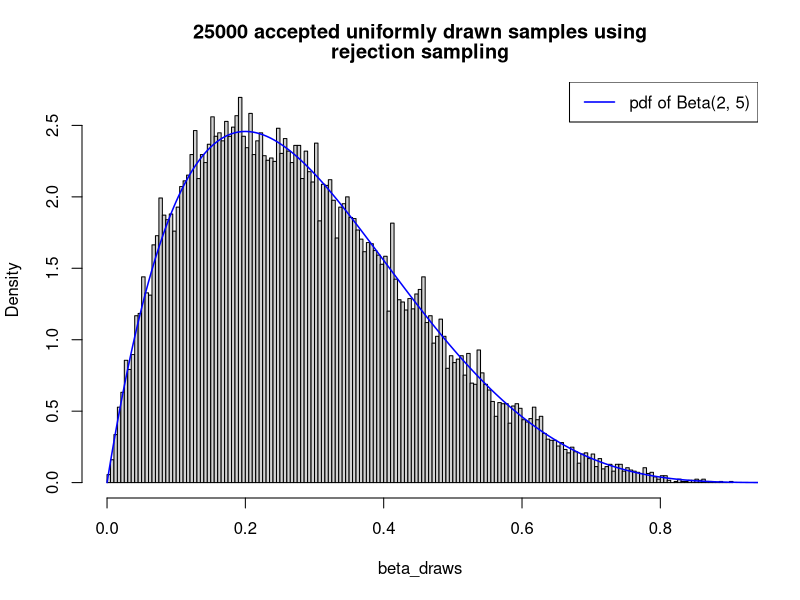

Here is the R script that generated this plot:
# Illustration of pseudo random generated number using the rejection sampling

rejection_sampling <- function(n_samples, sample_function, acceptance_bound) {
    # Returns n_samples from a random variable having the density function
    # f. Where the density function f have the bound f(x) <= K*g(x).
    
    # ARGS:
    # n_samples - Number of drawn samples.
    # sample_function - Function returning a sample with syntax
    # sample_function(1).
    # acceptance_bound - Higher bound for accepting uniform draws,
    # U <= f(x*) / (k*g(x*)) = acceptance_bound.
    draw_sample <- function(sample_function, acceptance_bound) {
        # Helper function that draws uniform samples until the acceptance bound
        # criteria is met.
        while (TRUE) {
            # Draw samples
            X <- sample_function(1)
            U <- runif(n=1, min=0, max=1)
            if (U <= acceptance_bound(X)) {
                return (X)
            }
        }
    }
    # Return vector with n_samples number of draws
    return (replicate(n_samples, draw_sample(sample_function, acceptance_bound)))
}


# Illustrate drawing random samples from a Beta(2, 5) distribution, that is
# samples having the distribution function (x*(1 - x)^4) / B(2, 5)
sample_function <- function(x) return (runif(n=x, min=0, max=1))
acceptance_bound_beta <-function(x) {
    # Function defining a higher bound used when accept/reject uniform samples.
    # We accept the samples if U <= f(x*) / (k*g(x*)) = acceptance_bound_beta(x*),
    # where x* is drawn from the function g

    # We have used g = U(0, 1) and f = Beta(2,5)
    return ((x*(1-x)^4) * (5^5 / 4^4))
}

N_SAMPLES <- 25000
beta_draws <- rejection_sampling(N_SAMPLES, sample_function, acceptance_bound_beta)
beta_pdf_range <- seq(0, 1, length=300)

# Illustate Beta(2, 5) distributed samples using rejection sampling
plot_title <- c('25000 accepted uniformly drawn samples using',
                'rejection sampling')
hist(beta_draws, breaks=250, probability=TRUE, main=plot_title)
lines(beta_pdf_range, dbeta(beta_pdf_range, shape1=2, shape2=5), col='blue',
      lwd=1.5)
legend('topright', c('pdf of Beta(2, 5)'), col='blue', lwd=1.5)
# dev.copy(jpeg, 'illustration_rejection_sampling.jpeg')
# dev.off()
